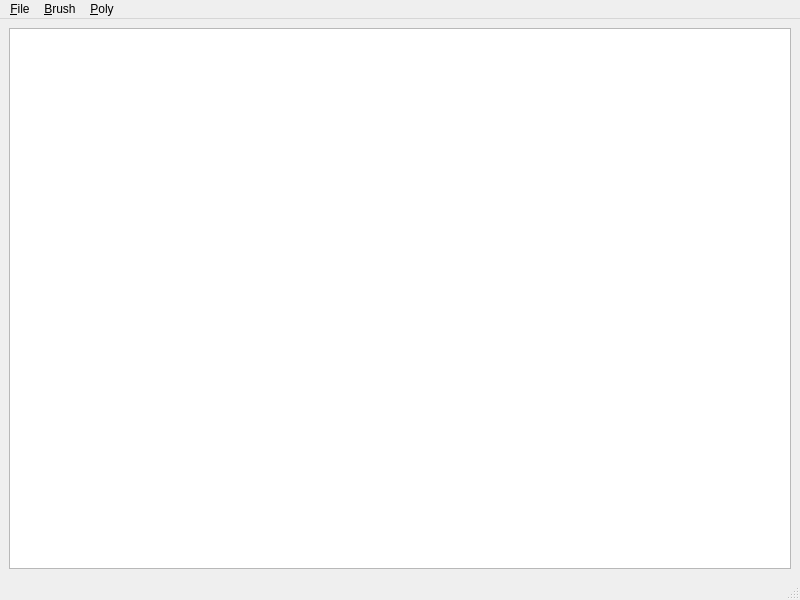
<?xml version="1.0" encoding="UTF-8"?>
<ui version="4.0">
 <class>MainWindow</class>
 <widget class="QMainWindow" name="MainWindow">
  <property name="geometry">
   <rect>
    <x>0</x>
    <y>0</y>
    <width>800</width>
    <height>600</height>
   </rect>
  </property>
  <property name="windowTitle">
   <string>MainWindow</string>
  </property>
  <widget class="QWidget" name="centralwidget">
   <layout class="QVBoxLayout" name="verticalLayout">
    <item>
     <widget class="QGraphicsView" name="graphicsView"/>
    </item>
   </layout>
  </widget>
  <widget class="QMenuBar" name="menubar">
   <property name="geometry">
    <rect>
     <x>0</x>
     <y>0</y>
     <width>800</width>
     <height>21</height>
    </rect>
   </property>
   <widget class="QMenu" name="menu_FIle">
    <property name="title">
     <string>&amp;File</string>
    </property>
    <addaction name="action_New"/>
    <addaction name="action_Load"/>
   </widget>
   <widget class="QMenu" name="menu_Brush">
    <property name="title">
     <string>&amp;Brush</string>
    </property>
    <widget class="QMenu" name="menu_Color">
     <property name="title">
      <string>&amp;Color</string>
     </property>
     <addaction name="action_Red"/>
     <addaction name="action_Yellow"/>
     <addaction name="action_Green"/>
     <addaction name="action_Blue"/>
     <addaction name="action_Black"/>
    </widget>
    <addaction name="action_Size"/>
    <addaction name="menu_Color"/>
   </widget>
   <widget class="QMenu" name="menu_Poly">
    <property name="title">
     <string>&amp;Poly</string>
    </property>
    <addaction name="action_Polygon"/>
    <addaction name="action_Circle"/>
   </widget>
   <addaction name="menu_FIle"/>
   <addaction name="menu_Brush"/>
   <addaction name="menu_Poly"/>
  </widget>
  <widget class="QStatusBar" name="statusbar"/>
  <action name="action_New">
   <property name="text">
    <string>&amp;New</string>
   </property>
  </action>
  <action name="action_Load">
   <property name="text">
    <string>&amp;Load</string>
   </property>
  </action>
  <action name="action_Size">
   <property name="text">
    <string>&amp;Size</string>
   </property>
  </action>
  <action name="action_Polygon">
   <property name="text">
    <string>&amp;Polygon</string>
   </property>
  </action>
  <action name="action_Circle">
   <property name="text">
    <string>&amp;Circle</string>
   </property>
  </action>
  <action name="action_Red">
   <property name="text">
    <string>&amp;Red</string>
   </property>
  </action>
  <action name="action_Yellow">
   <property name="text">
    <string>&amp;Yellow</string>
   </property>
  </action>
  <action name="action_Green">
   <property name="text">
    <string>&amp;Green</string>
   </property>
  </action>
  <action name="action_Blue">
   <property name="text">
    <string>&amp;Blue</string>
   </property>
  </action>
  <action name="action_Black">
   <property name="text">
    <string>&amp;Black</string>
   </property>
  </action>
 </widget>
 <resources/>
 <connections/>
</ui>
